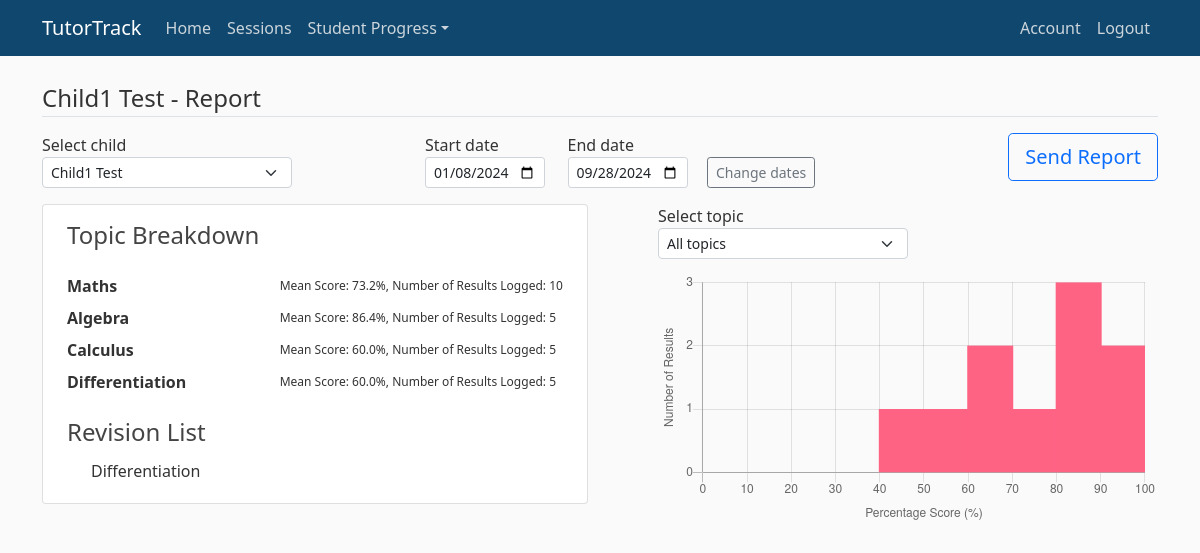
The page /reports (signed in) on the database its author committed.
### tables this page shows
CREATE TABLE Topic (
                                        TopicID INTEGER PRIMARY KEY,
                                        Name VARCHAR(40) NOT NULL
                                    );

### tutortrack/reports/routes.py (the view, shortened to what this page needs)
@reports.route("/reports", methods=["GET", "POST"])
@login_required(type="tutor")
def view_reports():
    form = ReportForm()
    children = getChildrenSelectList()
    form.child.choices = children
    if len(children) != 0:
        topicList = getTopicSelectList(children[0][0], True)
        results = tutorGetResults(children[0][0], "0", None, None)
    else:
        topicList = []
        results = []
    form.topic.choices = topicList
    form.endDate.data = datetime.date.today()
    histogram = getHistogramData(results)
    if len(results) != 0:
        form.startDate.data = datetime.datetime.strptime(
            results[len(results)-1][4], "%Y-%m-%d"
        )
        meanScores = getMeans(
            children[0][0], topicList,
            datetime.datetime.strptime(
                results[len(results)-1][4], "%Y-%m-%d"
            ).strftime("%Y-%m-%d"),
            datetime.date.today().strftime("%Y-%m-%d")
        )
        revision = createRevisionList(
            children[0][0], meanScores,
            datetime.datetime.strptime(
                results[len(results)-1][4], "%Y-%m-%d"
            ).strftime("%Y-%m-%d"),
            datetime.date.today().strftime("%Y-%m-%d")
        )
    else:
        form.startDate.data = datetime.datetime.strptime(
            str(datetime.date.today().year)+"-01-01", "%Y-%m-%d"
        )
        meanScores = []
        revision = []
    if len(results) != 0:
        childName = results[0][1]+" "+results[0][2]
    return render_template(
        "reports.html", title="Reports", form=form,
        childName=childName, histogramData=histogram,
        meanScores=meanScores, revisionList=revision
    )

### tutortrack/reports/forms.py
class ReportForm(LogResultForm):
    startDate = DateField(
        "Start date",
        validators=[DataRequired(
            message="Please provide a valid start date."
        )]
    )
    endDate = DateField(
        "End date",
        validators=[DataRequired(message="Please provide a valid end date.")]
    )
    submit = SubmitField("Change dates")

### tutortrack/models.py (called while the page is built)
@event.listens_for(Engine, "connect")
def set_sqlite_pragma(dbapi_connection, connection_record):
    cursor = dbapi_connection.cursor()
    cursor.execute("PRAGMA foreign_keys=ON")
    cursor.close()

@login_manager.user_loader
def user_loader(userID):
    return User.query.get(userID)

def login_required(type="any"):
    def decorator(function):
        @wraps(function)
        def wrapper(*args, **kwargs):
            if not current_user.is_authenticated:
                return login_manager.unauthorized()
            if current_user.type != type and type != "any":
                flash("You are not permitted to access this page.", "danger")
                return redirect(url_for("other.home"))
            return function(*args, **kwargs)
        return wrapper
    return decorator

### tutortrack/reports/utils.py (called while the page is built)
def getHistogramData(results):
    histogram = [0, 0, 0, 0, 0, 0, 0, 0, 0, 0]
    for result in results:
        percent = float(result[6])
        if percent == 100:
            histogram[9] += 1
        elif percent < 10:
            histogram[0] += 1
        else:
            index = math.floor(percent/10)
            histogram[index] += 1
    return histogram

def getMeans(childID, topics, startDate, endDate):
    means = []
    for topic in topics:
        results = tutorGetResults(childID, topic[0], startDate, endDate)
        if len(results) != 0:
            means.append([topic[1], meanResult(results), len(results)])
    return means

def meanResult(results):
    total = 0
    for result in results:
        total += float(result[6])
    mean = round(total/(len(results)), 1)
    return mean

def childMean(childID, startDate, endDate):
    mean = None
    results = tutorGetResults(childID, "0", startDate, endDate)
    if len(results) != 0:
        mean = meanResult(results)
    return mean

### tutortrack/topics/utils.py (called while the page is built)
def createTopicList(trees, allTopics=False):
    topics = []
    if allTopics == True:
        topics.append((0, "All topics"))
    for tree in trees:
        topic = list(tree)[0]  # The root of the tree
        topics = formTopicList(tree, topic, topics, 0)
    return topics

### tutortrack/reports/templates/reports.html (shortened to what this page needs)
{% extends "layout.html" %}
{% block report %}
<legend id="reportName" class="border-bottom mb-3">{{ childName }} - Report</legend>
<form method="POST" action="" id="form">
    <div class="row">
        <div class="col-4">
            <div class="form-group">
                {{ form.child.label(class="form-select-label") }}
                {% if form.child.errors %}
                {{ form.child(class="form-select form-select-sm is-invalid", style="width: 250px;", id="childInput") }}
                <div class="invalid-feedback">
                    {% for error in form.child.errors %}
                    <span>{{ error }}</span>
                    {% endfor %}
                </div>
                {% else %}
                {{ form.child(class="form-select form-select-sm", style="width: 250px;", id="childInput") }}
                {% endif %}
            </div>
        </div>
        <div class="col-1-5">
            <div class="form-group">
                {{ form.startDate.label(class="form-control-label") }}
                {% if form.startDate.errors %}
                {{ form.startDate(class="form-control form-control-sm is-invalid", style="width: 120px;",
                id="startDateInput") }}
                <div class="invalid-feedback">
                    {% for error in form.startDate.errors %}
                    <span>{{ error }}</span>
                    {% endfor %}
                </div>
                {% else %}
                {{ form.startDate(class="form-control form-control-sm", style="width: 120px;", id="startDateInput") }}
                {% endif %}
            </div>
        </div>
        <div class="col-1-5">
            <div class="form-group">
                {{ form.endDate.label(class="form-control-label") }}
                {% if form.endDate.errors %}
                {{ form.endDate(class="form-control form-control-sm is-invalid", style="width: 120px;",
                id="endDateInput") }}
                <div class="invalid-feedback">
                    {% for error in form.endDate.errors %}
                    <span>{{ error }}</span>
                    {% endfor %}
                </div>
                {% else %}
                {{ form.endDate(class="form-control form-control-sm", style="width: 120px;", id="endDateInput") }}
                {% endif %}
            </div>
        </div>
        <div class="col">
            <div class="form-group">
                <br>
                {{ form.submit(class="btn btn-outline-secondary btn-sm", id="submit", type="button") }}
            </div>
        </div>
        <div class="col" style="text-align: right;">
            {% if current_user.type == "tutor" %}
            <a class="btn btn-outline-primary btn-lg" id="sendReport">Send Report</a>
            {% endif %}
        </div>
    </div>
    <div class="row">
        <div class="col">
            <div id="topicBreakdown">
                <div class="card mb-3">
                    <h4 class="card-title mb-4 mt-3 mx-4">Topic Breakdown</h4>
                    {% for mean in meanScores %}
                    <div class="row mb-2">
                        <div class="col-5">
                            <div class="card-text mx-4">
                                {% if '\xa0' in mean[0] %}
                                {{ mean[0] }}
                                {% else %}
                                <strong>{{ mean[0] }}</strong>
                                {% endif %}
                            </div>
                        </div>
                        <div class="col">
                            <div class="card-text" style="font-size: 12px;">
                                Mean Score: {{ mean[1] }}%, Number of Results Logged: {{ mean[2] }}
                            </div>
                        </div>
                    </div>
                    {% endfor %}
                    <h4 class="card-title mb-4 mt-3 mx-4">Revision List</h4>
                    <div class="row mb-2">
                        {% for topic in revisionList %}
                        <div class="card-text mx-5">
                            {{ topic[0] }}
                        </div>
                        {% endfor %}
                    </div>
                </div>
            </div>
        </div>
        <div class="col">
            <div id="histogram" style="float: right;">
                <div class="form-group mb-3">
                    {{ form.topic.label(class="form-select-label") }}
                    {% if form.topic.errors %}
                    {{ form.topic(class="form-select form-select-sm is-invalid", style="width: 250px;", id="topicInput")
                    }}
                    <div class="invalid-feedback">
                        {% for error in form.topic.errors %}
                        <span>{{ error }}</span>
                        {% endfor %}
                    </div>
                    {% else %}
                    {{ form.topic(class="form-select form-select-sm", style="width: 250px;", id="topicInput") }}
                    {% endif %}
                </div>
                <div style="width: 500px; height: 270px;">
                    <canvas id="myChart"></canvas>
                </div>
            </div>
        </div>
    </div>
</form>
<script>
    var ctx = document.getElementById('myChart').getContext('2d');
    var data = {{ histogramData| safe }};
</script>
{% endblock report %}

### tutortrack/static/main.css (style rules this page uses)
body { background: #fafafa; color: #333333; margin-top: 5rem; }
h1, h2, h3, h4, h5, h6 { color: #444444; }

### tutortrack/reports/templates/reports.html (style rules this page uses)
.col-1-5 { position: relative; min-height: 1px; padding-right: 15px; padding-left: 15px; }
@media (min-width: 992px) { .col-1-5 { float: left; } }
@media (min-width: 992px) { .col-1-5 { width: 12.5%; } }
.card-text { position: relative; top: 50%; transform: translateY(-50%); }

### rows shown on the page
Topic: Name "Maths", mean "73.2", mean "10"
Topic: Name "Algebra", mean "86.4", mean "5"
Topic: Name "Calculus", mean "60.0", mean "5"
Topic: Name "Differentiation", mean "60.0", mean "5"

### other values the page prints
{{ childName }} "Child1 Test"
chart data {{ histogramData| safe }} [0, 0, 0, 0, 1, 1, 2, 1, 3, 2]
